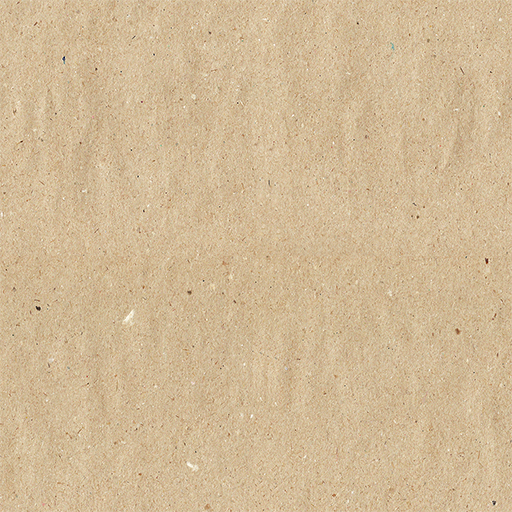
#> input picture paper_textures/01.jpg, 512 x 512 px
$ python -i lexigraphy.py   (imports and definitions only)
#> lines starting #> are read from the running program, lines starting #| are printed output that depends on the picture
#> further down, picture is the input picture: PIL image 512x512 RGB; mean R, G, B 209.4, 185.8, 150.6
import random
import sqlite3
import time
import json
from PIL import Image, ImageDraw, ImageFont, ImageOps, ImageFilter
import numpy as np

import constants
import corpus

constants.ROW_LENGTH = 50
HEIGHT = 350

FONTS = ["fonts/XM_BiaoHei.ttf",
         "fonts/XM_GuFeng.ttf",
         "fonts/XM_LiuYe.ttf",
         "fonts/XM_ShuKai.ttf",
         "fonts/XM_WenJian.ttf",
         "fonts/XM_WenQin.ttf",
         "fonts/XM_XingShu.ttf",
         "fonts/XM_YaBai.ttf",
         "fonts/XM_YingBi.ttf",
         "fonts/XM_ZhengBai.ttf",
         "fonts/XM_ZhengHei.ttf"]

# [5 lines left out: function get_fonts_dict, not called in this run]

def get_font_filename(index):
    return FONTS[index]

def get_random_font_index():
    return random.randrange(len(FONTS))

# [142 lines left out: functions get_font, get_boundaries, create_horizontal_image, rotate_image, crop_image, create_lexigraph and 7 more, not called in this run]

def lighten_edges(image):
    w, h = image.size
    for x in range(w):
        for y in range(h):
            pixel = (x, y)
            depth_x = min(x, w - x)
            depth_y = min(y, h - y)
            delta = min(depth_x, depth_y) + 1

            val = image.getpixel(pixel)
            if val == 255: continue

            n_val = 255 - (delta * 24 - 1)
            if n_val < 0: continue

            n_val += val
            if n_val > 255: n_val = 255
            image.putpixel(pixel, n_val)

    return image

def preprocess_image(image):
    image = image.convert(mode="L")
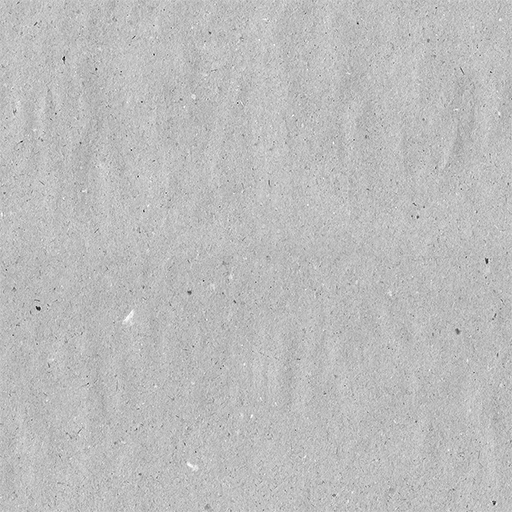
#> image: PIL image 512x512 L; min 8, max 255, mean 188.9
    image = ImageOps.autocontrast(image, (0, 20))
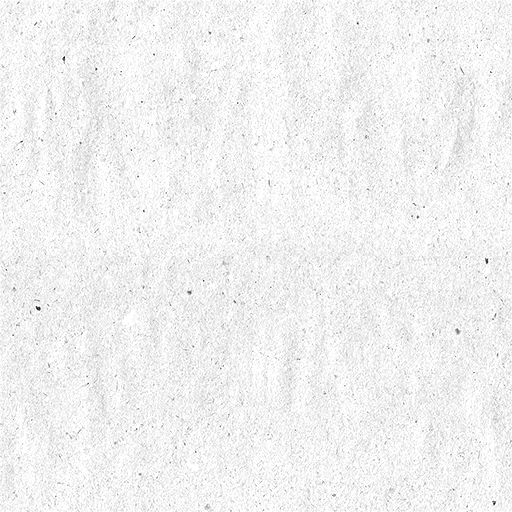
#> image: PIL image 512x512 L; min 0, max 255, mean 240.8
    image = ImageOps.autocontrast(image, (0, 40))
    image = ImageOps.autocontrast(image, (5, 60))
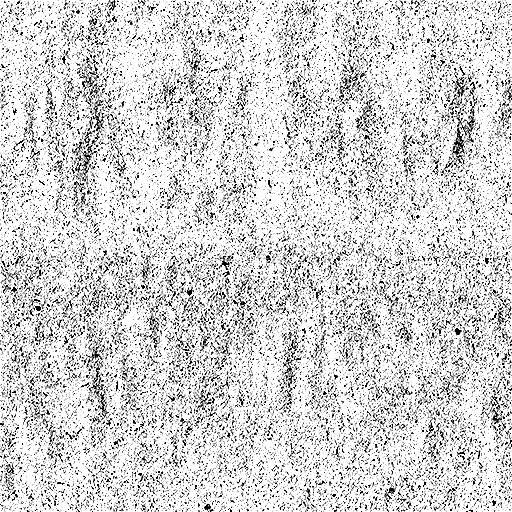
#> image: PIL image 512x512 L; min 0, max 255, mean 209.5
    image = ImageOps.autocontrast(image, (5, 80))
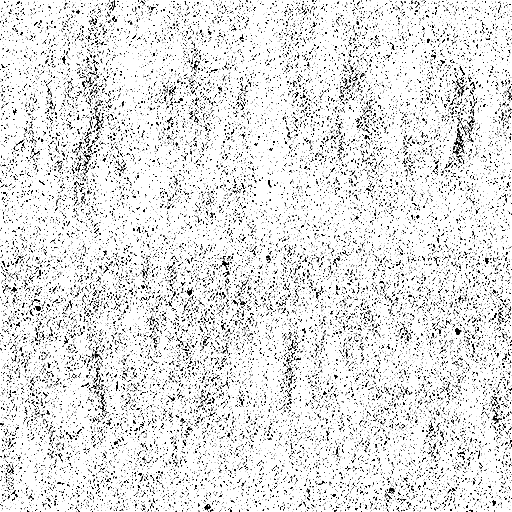
#> image: PIL image 512x512 L; min 0, max 255, mean 226.5
    image = lighten_edges(image)
    return image

# [44 lines left out: functions get_slices, get_lexigraph_page, get_random_marked_lexigraph, not called in this run]

def drop_table(cursor):
    try: cursor.execute("DROP TABLE lexigraphy")
    except: return

# [17 lines left out: functions create_table, create_lexigraphy, not called in this run]

# [4 lines not run here, left out]

>>> from PIL import Image
>>> picture = Image.open('paper_textures/01.jpg')
>>> result = preprocess_image(picture)

$ run again, on paper_textures/05.jpg
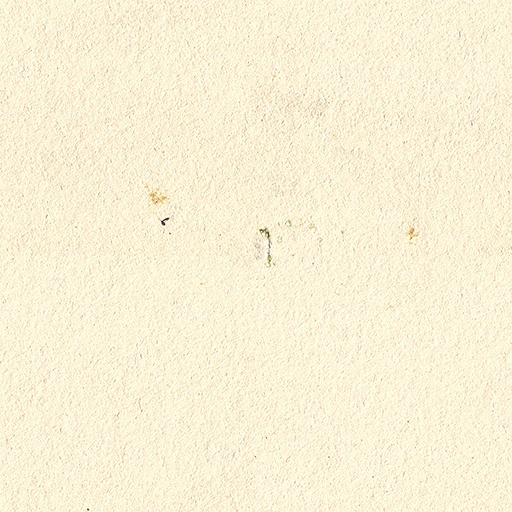
#> input picture paper_textures/05.jpg, 512 x 512 px
#> picture is the input picture: PIL image 512x512 RGB; mean R, G, B 248.9, 241.1, 214.7
#> in preprocess_image, `image = ImageOps.autocontrast(image, (5, 60))`:
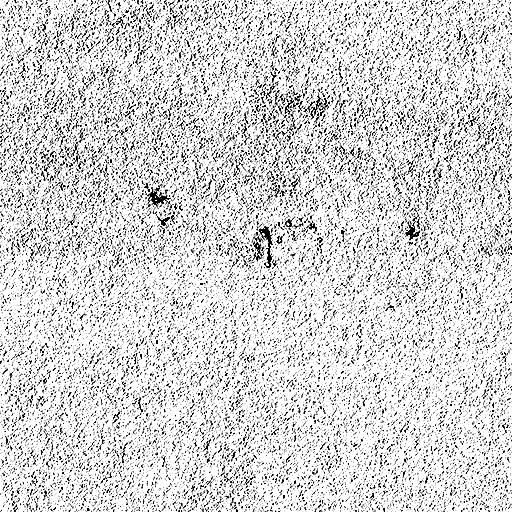
#> image: PIL image 512x512 L; min 0, max 255, mean 210.8
#> in preprocess_image, `image = ImageOps.autocontrast(image, (5, 80))`:
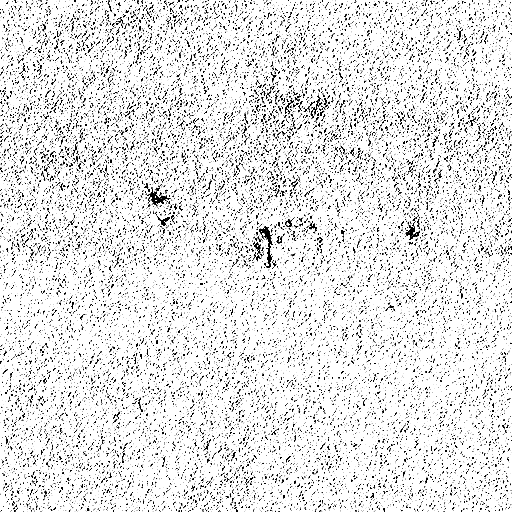
#> image: PIL image 512x512 L; min 0, max 255, mean 226.9
